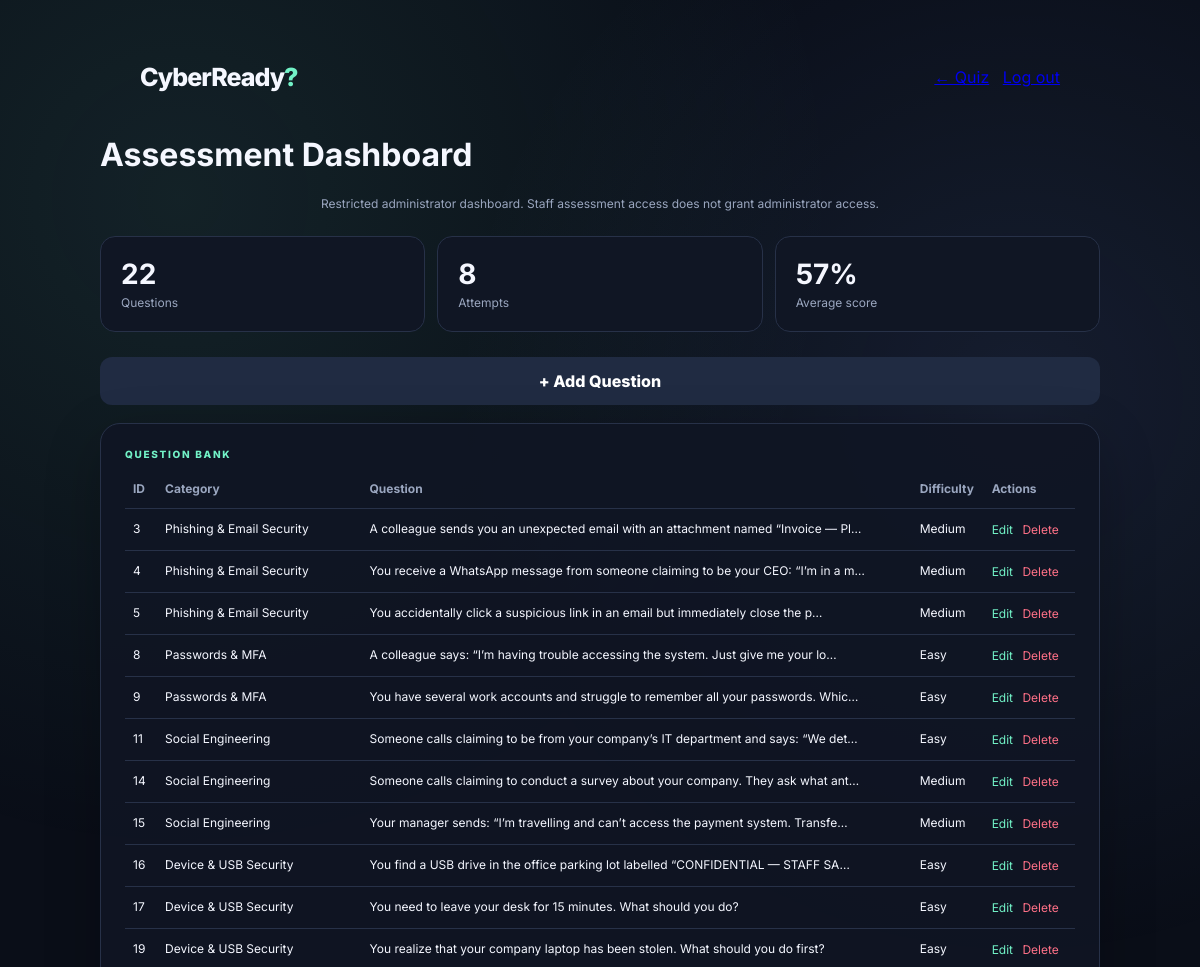
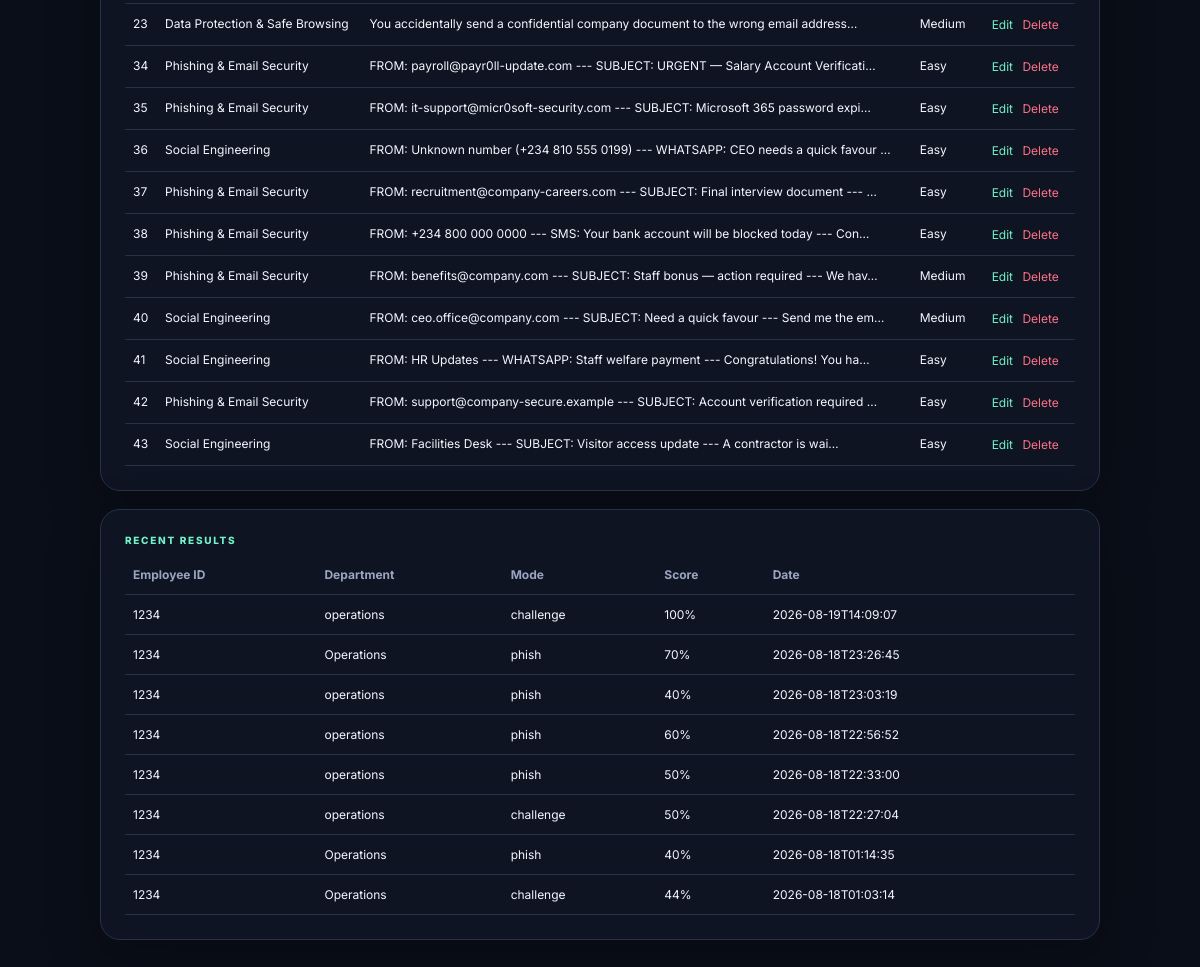
/admin (signed in), run on the app's committed database (2 pictures, top to bottom).
### tables this page shows
CREATE TABLE questions (
    id INTEGER PRIMARY KEY AUTOINCREMENT,
    category TEXT NOT NULL,
    question TEXT NOT NULL,
    option_a TEXT NOT NULL,
    option_b TEXT NOT NULL,
    option_c TEXT NOT NULL,
    option_d TEXT NOT NULL,
    correct_answer TEXT NOT NULL,
    explanation TEXT NOT NULL,
    difficulty TEXT NOT NULL DEFAULT 'Medium',
    mode TEXT NOT NULL DEFAULT 'challenge',
    created_at TEXT NOT NULL
);

CREATE TABLE results (
    id INTEGER PRIMARY KEY AUTOINCREMENT,
    employee_id TEXT NOT NULL,
    department TEXT NOT NULL,
    mode TEXT NOT NULL,
    score INTEGER NOT NULL,
    total INTEGER NOT NULL,
    percentage REAL NOT NULL,
    category_scores TEXT,
    completed_at TEXT NOT NULL
);

### app.py (the view)
@app.route("/admin")
@admin_required
def admin():
    conn = get_db()
    questions = conn.execute("SELECT * FROM questions ORDER BY id").fetchall()
    results = conn.execute("SELECT * FROM results ORDER BY id DESC").fetchall()
    conn.close()
    return render_template("admin.html", questions=questions, results=results)

### app.py (called while the page is built)
def get_db():
    conn = sqlite3.connect(DB_PATH)
    conn.row_factory = sqlite3.Row
    return conn

def admin_required(view):
    @wraps(view)
    def wrapped(*args, **kwargs):
        if not session.get("is_admin"):
            return redirect(url_for("admin_login"))
        return view(*args, **kwargs)
    return wrapped

### templates/admin.html (shortened to what this page needs)
<!doctype html>
<html lang="en">
<head>
<title>CyberReady? — Admin</title><link rel="stylesheet" href="{{ url_for('static', filename='css/style.css') }}">
</head>
<body>
<div class="shell admin-shell">
  <div class="topline"><div class="brand mini">CyberReady<span class="q">?</span></div><div><a href="{{ url_for('index') }}">← Quiz</a> &nbsp; <a href="{{ url_for('admin_logout') }}">Log out</a></div></div>
  <h1>Assessment Dashboard</h1>
  <p class="muted">Restricted administrator dashboard. Staff assessment access does not grant administrator access.</p>
  <div class="stats">
    <div class="stat"><b>{{ questions|length }}</b><span>Questions</span></div>
    <div class="stat"><b>{{ results|length }}</b><span>Attempts</span></div>
    <div class="stat"><b>{{ (results|map(attribute='percentage')|list|sum / results|length)|round|int if results else 0 }}%</b><span>Average score</span></div>
  </div>
  <div class="admin-actions"><a class="secondary button-link" href="{{ url_for('add_question') }}">+ Add Question</a></div>
  <div class="card table-card">
    <div class="eyebrow">QUESTION BANK</div>
    <table><thead><tr><th>ID</th><th>Category</th><th>Question</th><th>Difficulty</th><th>Actions</th></tr></thead>
    <tbody>
    {% for q in questions %}
      <tr><td>{{ q["id"] }}</td><td>{{ q["category"] }}</td><td>{{ q["question"][:80] }}{% if q["question"]|length > 80 %}…{% endif %}</td><td>{{ q["difficulty"] }}</td>
      <td><a href="{{ url_for('edit_question', qid=q['id']) }}">Edit</a>
      <form method="post" action="{{ url_for('delete_question', qid=q['id']) }}" class="inline" onsubmit="return confirm('Delete this question?')"><button>Delete</button></form></td></tr>
    {% endfor %}
    </tbody></table>
  </div>
  <div class="card table-card">
    <div class="eyebrow">RECENT RESULTS</div>
    <table><thead><tr><th>Employee ID</th><th>Department</th><th>Mode</th><th>Score</th><th>Date</th></tr></thead>
    <tbody>{% for r in results %}<tr><td>{{ r["employee_id"] }}</td><td>{{ r["department"] }}</td><td>{{ r["mode"] }}</td><td>{{ r["percentage"]|round|int }}%</td><td>{{ r["completed_at"] }}</td></tr>{% endfor %}</tbody></table>
  </div>
</div>
</body></html>

### static/css/style.css (style rules this page uses)
:root { --bg:#080b14;--panel:#101624;--panel2:#151c2e;--text:#f5f7ff;--muted:#9aa6bf; --accent:#72f2c7;--accent2:#7aa7ff;--danger:#ff7187;--line:#273148; --shadow:0 18px 55px rgba(0,0,0,.24); }
* { box-sizing:border-box }
html { scroll-behavior:smooth }
body { margin:0;font-family:Inter,system-ui,sans-serif;background:#0a0e18;color:var(--text);min-height:100vh }
body:before { content:"";position:fixed;inset:0;pointer-events:none;background:radial-gradient(circle at 15% 10%,rgba(114,242,199,.09),transparent 32%),radial-gradient(circle at 85% 20%,rgba(122,167,255,.10),transparent 30%);z-index:-1 }
button,input,textarea,select { font:inherit }
.shell { width:min(1000px,92%);margin:0 auto;padding:40px 0 70px }
.brand { font-size:42px;font-weight:800;letter-spacing:-2px }
.brand.mini { font-size:25px;letter-spacing:-1px }
.q { color:var(--accent) }
.card { background:rgba(16,22,36,.9);border:1px solid var(--line);border-radius:20px;padding:24px;box-shadow:var(--shadow) }
.primary,.secondary { border:0;border-radius:12px;padding:14px 18px;font-weight:800;cursor:pointer;text-decoration:none;display:inline-flex;align-items:center;justify-content:center;gap:10px;text-align:center;transition:transform .18s ease,box-shadow .18s ease,filter .18s ease }
.secondary { background:#202b42;color:#fff }
.button-link { display:flex }
.tiny,.muted { color:var(--muted);font-size:12px;text-align:center }
.topbar,.topline { width:min(1000px,92%);margin:0 auto;padding:22px 0;display:flex;justify-content:space-between;align-items:center }
.eyebrow { font-size:10px;letter-spacing:1.7px;color:var(--accent);font-weight:800;margin-bottom:9px }
.stats { display:grid;grid-template-columns:repeat(3,1fr);gap:12px;margin:25px 0 }
.stat { background:#101624;border:1px solid var(--line);padding:20px;border-radius:15px }
.stat b { display:block;font-size:28px }
.stat span { color:var(--muted);font-size:12px }
.admin-actions { margin:15px 0 }
.table-card { overflow:auto;margin-top:18px }
table { width:100%;border-collapse:collapse;font-size:12px }
th,td { text-align:left;border-bottom:1px solid var(--line);padding:12px 8px;vertical-align:top }
th { color:#9aa6bf }
td a { color:var(--accent);text-decoration:none }
.inline { display:inline }
.inline button { background:none;border:0;color:var(--danger);cursor:pointer }

### data on the page
questions: id "3", category "Phishing & Email Security", question "A colleague sends you an unexpected email with an attachment named “Invoice — Pl", difficulty "Medium"
questions: id "4", category "Phishing & Email Security", question "You receive a WhatsApp message from someone claiming to be your CEO: “I’m in a m", difficulty "Medium"
questions: id "5", category "Phishing & Email Security", question "You accidentally click a suspicious link in an email but immediately close the p", difficulty "Medium"
questions: id "8", category "Passwords & MFA", question "A colleague says: “I’m having trouble accessing the system. Just give me your lo", difficulty "Easy"
questions: id "9", category "Passwords & MFA", question "You have several work accounts and struggle to remember all your passwords. Whic", difficulty "Easy"
questions: id "11", category "Social Engineering", question "Someone calls claiming to be from your company’s IT department and says: “We det", difficulty "Easy"
questions: id "14", category "Social Engineering", question "Someone calls claiming to conduct a survey about your company. They ask what ant", difficulty "Medium"
questions: id "15", category "Social Engineering", question "Your manager sends: “I’m travelling and can’t access the payment system. Transfe", difficulty "Medium"
questions: id "16", category "Device & USB Security", question "You find a USB drive in the office parking lot labelled “CONFIDENTIAL — STAFF SA", difficulty "Easy"
questions: id "17", category "Device & USB Security", question "You need to leave your desk for 15 minutes. What should you do?", difficulty "Easy"
questions: id "19", category "Device & USB Security", question "You realize that your company laptop has been stolen. What should you do first?", difficulty "Easy"
questions: id "23", category "Data Protection & Safe Browsing", question "You accidentally send a confidential company document to the wrong email address", difficulty "Medium"
questions: id "34", category "Phishing & Email Security", question "FROM: payroll@payr0ll-update.com --- SUBJECT: URGENT — Salary Account Verificati", difficulty "Easy"
questions: id "35", category "Phishing & Email Security", question "FROM: it-support@micr0soft-security.com --- SUBJECT: Microsoft 365 password expi", difficulty "Easy"
questions: id "36", category "Social Engineering", question "FROM: Unknown number (+234 810 555 0199) --- WHATSAPP: CEO needs a quick favour", difficulty "Easy"
questions: id "37", category "Phishing & Email Security", question "FROM: recruitment@company-careers.com --- SUBJECT: Final interview document ---", difficulty "Easy"
questions: id "38", category "Phishing & Email Security", question "FROM: +234 800 000 0000 --- SMS: Your bank account will be blocked today --- Con", difficulty "Easy"
questions: id "39", category "Phishing & Email Security", question "FROM: benefits@company.com --- SUBJECT: Staff bonus — action required --- We hav", difficulty "Medium"
questions: id "40", category "Social Engineering", question "FROM: ceo.office@company.com --- SUBJECT: Need a quick favour --- Send me the em", difficulty "Medium"
questions: id "41", category "Social Engineering", question "FROM: HR Updates --- WHATSAPP: Staff welfare payment --- Congratulations! You ha", difficulty "Easy"
questions: id "42", category "Phishing & Email Security", question "FROM: support@company-secure.example --- SUBJECT: Account verification required", difficulty "Easy"
questions: id "43", category "Social Engineering", question "FROM: Facilities Desk --- SUBJECT: Visitor access update --- A contractor is wai", difficulty "Easy"
results: employee_id "1234", department "operations", mode "challenge", percentage "100", completed_at "2026-08-19T14:09:07"
results: employee_id "1234", department "Operations", mode "phish", percentage "70", completed_at "2026-08-18T23:26:45"
results: employee_id "1234", department "operations", mode "phish", percentage "40", completed_at "2026-08-18T23:03:19"
results: employee_id "1234", department "operations", mode "phish", percentage "60", completed_at "2026-08-18T22:56:52"
results: employee_id "1234", department "operations", mode "phish", percentage "50", completed_at "2026-08-18T22:33:00"
results: employee_id "1234", department "operations", mode "challenge", percentage "50", completed_at "2026-08-18T22:27:04"
results: employee_id "1234", department "Operations", mode "phish", percentage "40", completed_at "2026-08-18T01:14:35"
results: employee_id "1234", department "Operations", mode "challenge", percentage "44", completed_at "2026-08-18T01:03:14"

### other printed values
{{ questions|length }} "22"
{{ results|length }} "8"
